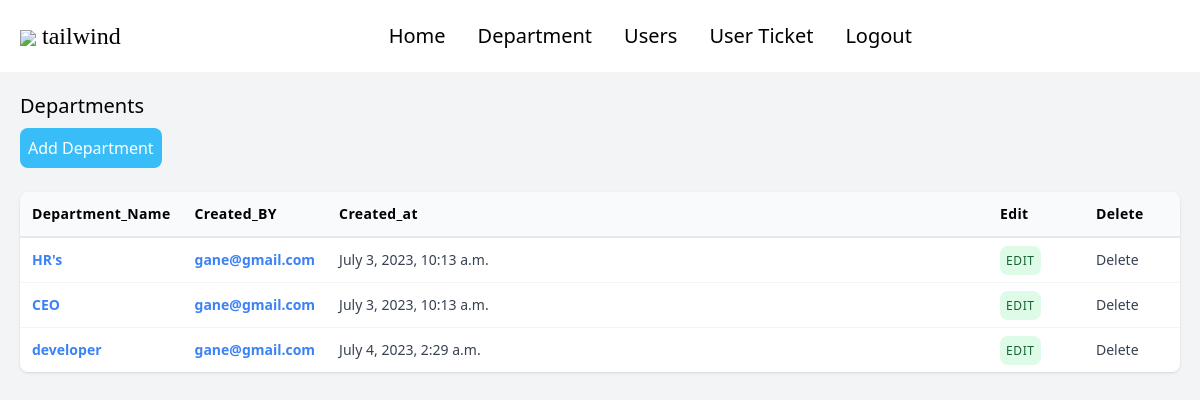
/view_departments/ (signed in), run on the app's committed database.
### Accounts/models.py (models this page shows, shortened)
class Department(models.Model):
    name = models.CharField(max_length=100)
    description = models.TextField()
    created_by = models.ForeignKey(settings.AUTH_USER_MODEL, on_delete=models.CASCADE, related_name='departments', default=1)
    created_at = models.DateTimeField(default=timezone.now)
    last_updated_at = models.DateTimeField(auto_now=True)

class CustomUser(AbstractBaseUser, PermissionsMixin):
    email = models.EmailField(unique=True)
    phone_number = models.CharField(null=True, blank=True,unique=True, max_length=10)
    department = models.ForeignKey(Department, on_delete=models.CASCADE, default=None, null=True)
    role = models.CharField(max_length=50, null=True, blank=True)
    created_by = models.ForeignKey(settings.AUTH_USER_MODEL, on_delete=models.CASCADE, default=True, null=True)
    date_joined = models.DateTimeField(auto_now_add=True)
    is_active = models.BooleanField(default=True)
    is_staff = models.BooleanField(default=False)
    USERNAME_FIELD = "email"
    REQUIRED_FIELDS = []
    objects = CustomUserManager()
    class Meta:
        verbose_name = "user"
        verbose_name_plural = "users"

### Accounts/views.py (the view)
# urls.py: path('view_departments/', views.view_departments, name='view_departments'),
@login_required
@user_passes_test(lambda u: u.is_staff, login_url='Accounts:home')
def view_departments(request):
    departments = Department.objects.all()
    return render(request, 'departments.html', {'departments': departments})

### Accounts/templates/departments.html (shortened to what this page needs)
{% extends 'base.html' %}
{% block content %}
{% if user.is_authenticated and user.is_staff %}
<div class="p-5 h-screen bg-gray-100">
    <h1 class="flex">
        <h1 class="text-xl mb-2">Departments</h1>
        <button
        class="bg-[#38bdf8] text-white p-2 rounded-lg mb-6 hover:bg-white hover:text-black hover:border hover:border-gray-300"
      >
      <a href="{% url 'Accounts:create-department' %}">Add Department</a>
      </button>
    </h1>
    <div class="overflow-auto rounded-lg shadow hidden md:block">
      <table class="w-full">
        <thead class="bg-gray-50 border-b-2 border-gray-200">
        <tr>
            <th class="w-20 p-3 text-sm font-semibold tracking-wide text-left">Department_Name</th>
          <th class="w-20 p-3 text-sm font-semibold tracking-wide text-left">Created_BY</th>
          <th class="p-3 text-sm font-semibold tracking-wide text-left">Created_at</th>
          <th class="w-24 p-3 text-sm font-semibold tracking-wide text-left">Edit</th>
          <th class="w-24 p-3 text-sm font-semibold tracking-wide text-left">Delete</th>
        </tr>
        </thead>
        <tbody class="divide-y divide-gray-100">
            {% for department in departments %}
        <tr class="bg-white">
            <td class="p-3 text-sm text-gray-700 whitespace-nowrap">
                <a href="#" class="font-bold text-blue-500 hover:underline">{{ department.name }}</a>
              </td>
          <td class="p-3 text-sm text-gray-700 whitespace-nowrap">
            <a href="#" class="font-bold text-blue-500 hover:underline">{{ department.created_by }}</a>
          </td>
          <td class="p-3 text-sm text-gray-700 whitespace-nowrap">
           {{ department.created_at  }}
          </td>
          <td class="p-3 text-sm text-gray-700 whitespace-nowrap">
          <span
            class="p-1.5 text-xs font-medium uppercase tracking-wider text-green-800 bg-green-200 rounded-lg bg-opacity-50"><a href="{% url 'Accounts:edit-department' department.id %}">Edit</a></span>
          </td>
          <td class="p-3 text-sm text-gray-700 whitespace-nowrap"><a class="delete-button" data-department-id="{{ department.id }}">Delete</a></td>
        </tr>
        {% endfor %}
    </tbody>
</table>
</div>
</div>
{% endif %}
{% endblock content %}

### data on the page
Department: name "HR's", created_by "gane@gmail.com", created_at "July 3, 2023, 10:13 a.m."
Department: name "CEO", created_by "gane@gmail.com", created_at "July 3, 2023, 10:13 a.m."
Department: name "developer", created_by "gane@gmail.com", created_at "July 4, 2023, 2:29 a.m."
